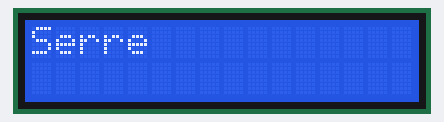
The sketch below on a simulated Arduino Uno, built with avr-gcc and run on an emulated ATmega328P. On the bench: 16×2 character LCD.

Above: at 0.1 s.
At 5.1 s:
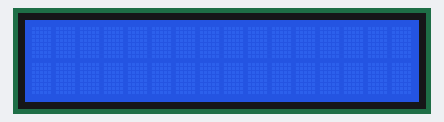

Measured:
- what the display in image 1 shows lasts 0.5 s, from 5.1 s to 5.6 s

The sketch:

UltrasonicSensor.ino
```cpp
#include "LiquidCrystal.h"
LiquidCrystal lcd(12,11,5,4,3,2);

void setup() {
    lcd.begin(16, 2);

}

void loop() {
    lcd.print("Serre");
    delay(5000);
    lcd.clear();
    delay(500);
}
```
